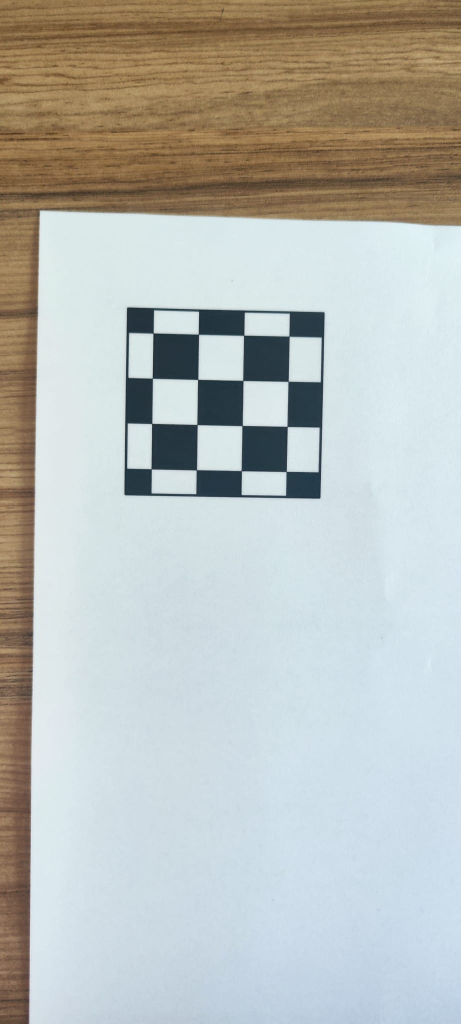
//> input picture 01_Code/solvePNP/data/train_image.jpg, 922 x 2048 px (shown at 1/2 size)
$ ./objectLearner   (built with g++ and OpenCV 4)
//> lines starting //> are read from the running program, lines starting //| are printed output that depends on the picture; after the words box and inside, x2 and y2 are one past the last pixel; in counts of white or black regions, pixels touching at a corner belong together
#include <iostream>
#include <opencv2/calib3d.hpp>		// For chessboard corner detection

#include <opencv2/imgproc.hpp>		// For line drawing
#include <opencv2/features2d.hpp>	// For SIFT sruff
#include <opencv2/highgui.hpp>		// For general cv
#include <fstream>					// For file stream csv


class loadObjectData{
	public:
		// Constructor
		loadObjectData(const std::string& imagePath, const std::string& videoPath){
//> called with imagePath = "../data/train_image.jpg", videoPath = "../data/video.mp4"
			// Load the object image
			picture_ = cv::imread(imagePath);
//> picture_ is the input picture: 2048 rows x 922 cols, CV_8UC3; mean B, G, R 183.1, 187.3, 184.3
			if (picture_.empty()){
				std::cerr << "Could not read image!" << std::endl;
				exit(-1);
			}
			// Initialize the video capture
			video.open(videoPath);
			if (!video.isOpened()){
				std::cerr << "Could not open video!" << std::endl;
				exit(-1);
			}
		}
		// Destructor
		~loadObjectData(){}

		// For Debugging
		// Getter
		cv::Mat getImage() const {return picture_;}
		cv::VideoCapture getVideo() const {return video;}


		void display(){
			while(true){
				// Read a frame from the video
				cv::Mat frame;
				video >> frame;
				if (frame.empty()){
					video.set(cv::CAP_PROP_POS_FRAMES, 0);
					video >> frame;
					// Exit the loop if the video is still empty
					if(frame.empty())	exit(-1);
				}

				// Display object image on the left half of the window
				cv::Mat displayImage = picture_.clone();
				cv::resize(displayImage, displayImage, cv::Size(800, 600));

				// Display video frame on the right half of the window
				cv::Mat displayFrame = frame.clone();
				cv::resize(displayFrame, displayFrame, cv::Size(800, 600));

				// Concatenate the object image and video frame horizontally
				cv::Mat display;
				cv::hconcat(displayImage, displayFrame, display);


				cv::imshow("Object Image and Video", display);

				// Wait for key press to exit
				int key = cv::waitKey(1);
				if (key == 27) {
					break;
				}
			}
		}


	private:
		cv::Mat picture_;
		cv::VideoCapture video;
};

class ObjectLearner{
	public:
		// Constructor
		ObjectLearner(){
			//cv::namedWindow("KeyPointimage", cv::WINDOW_NORMAL);
		}
		// Destructor
		~ObjectLearner(){}

		void findChessboardCorners(const cv::Mat& input){
			cv::Size patternsize(4,4); //interior number of corners
			cv::Mat image_gray; //source image
			objectImage = input.clone();
			cv::cvtColor(objectImage, image_gray, CV_BGR2GRAY);	// Convert to Gray
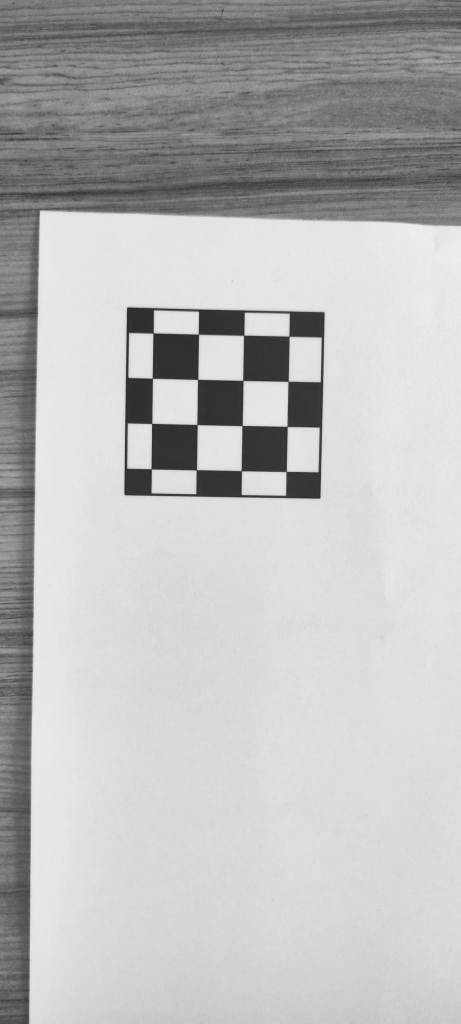
//> image_gray: 2048 rows x 922 cols, CV_8UC1 (shown at 1/2 size); min 29, max 239, mean 185.9
			//CALIB_CB_FAST_CHECK saves a lot of time on images
			//that do not contain any chessboard corners
			bool patternfound = cv::findChessboardCorners(image_gray, patternsize, corners,
					cv::CALIB_CB_ADAPTIVE_THRESH + cv::CALIB_CB_NORMALIZE_IMAGE
					+ cv::CALIB_CB_FAST_CHECK);
//> corners = 16 Points (x, y), first 12: [306.8, 666.5], [397.4, 669], [488, 671], [578.7, 672.9], [305, 756.9], [395.9, 759.4], [486.2, 761.3], [576.7, 763], [303.9, 847.5], [394.7, 849.6], [484.6, 851.7], [574.7, 853.3]; patternfound = true
			if(patternfound)
			//cv::cornerSubPix(image_gray, corners, cv::Size(11, 11), cv::Size(-1, -1), cv::TermCriteria(CV_TERMCRIT_EPS + CV_TERMCRIT_ITER, 30, 0.1));
			imageoutput = objectImage.clone();
			cv::drawChessboardCorners(imageoutput, patternsize, cv::Mat(corners), patternfound);
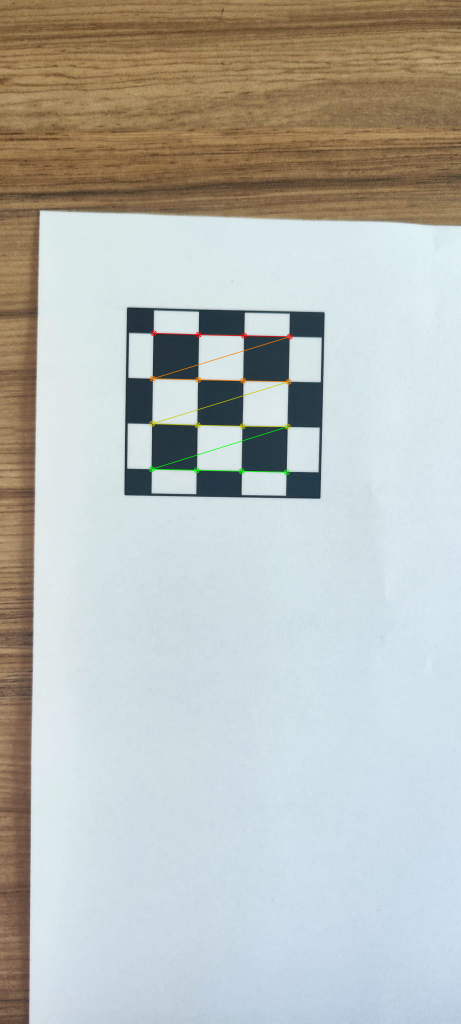
//> imageoutput: 2048 rows x 922 cols, CV_8UC3 (shown at 1/2 size); 0.37% of pixels changed, all inside (x1, y1, x2, y2) = (297, 660, 586, 951)
		}

		// Getter
		cv::Mat getImageout() const{return imageoutput;}
		// [162 lines of commented-out code are left out]

	private:
		cv::Mat objectImage, imageoutput;
		std::vector<cv::Point2f> corners;
		// [15 lines of commented-out code are left out]

};


int main(){
	std::string imagePath = "../data/train_image.jpg";
	std::string videoPath = "../data/video.mp4";
	loadObjectData input(imagePath, videoPath);
	cv::Mat img1 = input.getImage();
	cv::VideoCapture video1 = input.getVideo();
	cv::Mat vidImg;
	/*cv::imshow("Image", input.getImage());
	cv::waitKey();
	input.display();*/
	ObjectLearner object;

	object.findChessboardCorners(img1);
	cv::Mat out = object.getImageout();
	cv::resize(out, out, cv::Size(out.cols/2, out.rows/2));
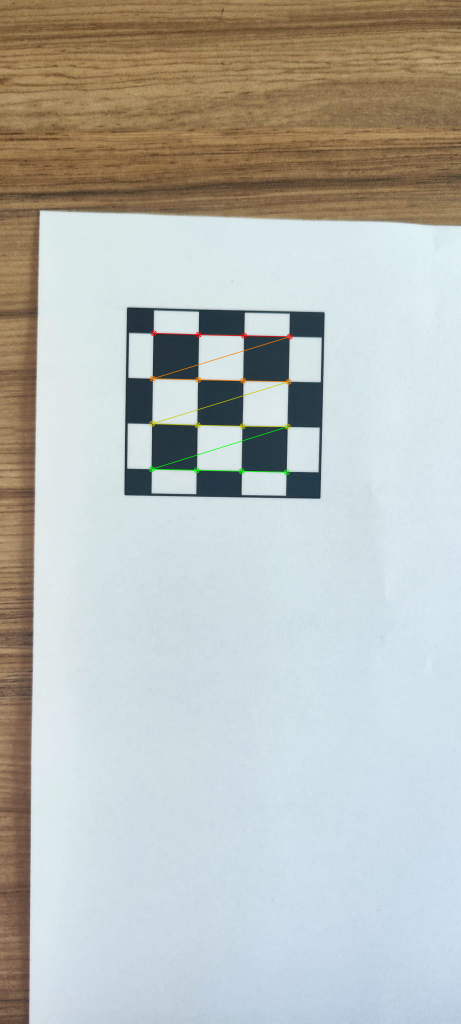
//> out: 1024 rows x 461 cols, CV_8UC3; mean B, G, R 182.9, 187.5, 184.5
	cv::imshow("CheesboardCorner", out);
	cv::waitKey();

	// [43 lines of commented-out code are left out]
	return 0;
}
